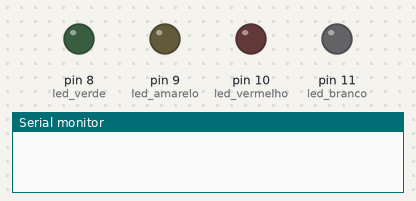
A sketch run on a simulated Arduino Uno, built with avr-gcc and run on an emulated ATmega328P. Shown: output pins drawn as LEDs (lit = HIGH), the last lines printed to the serial monitor.

Above: at 0.5 s.
At 3.5 s:
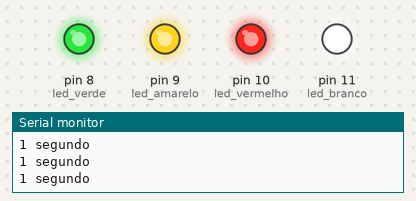
Timing chart, 0 to 4.6 s (numbered marks = the images above):
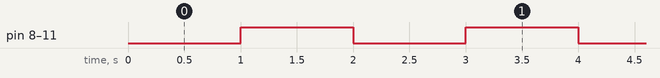

Measured:
- by itself, pin 8 (led_verde), pin 9 (led_amarelo), pin 10 (led_vermelho), pin 11 (led_branco): alternates HIGH for 1.0 s and LOW for 1.0 s

The sketch:

1.millis.led.ino
```cpp
const int led_verde = 8;
const int led_amarelo = 9;
const int led_vermelho = 10;
const int led_branco = 11;
bool estado = 0;
unsigned long tempo_anterior = 0;

void setup() {
  pinMode(led_verde, OUTPUT);
  pinMode(led_amarelo, OUTPUT);
  pinMode(led_vermelho, OUTPUT);
  pinMode(led_branco, OUTPUT);
  Serial.begin(115200);
}

void loop() {
  unsigned long tempo_atual = millis();
  if (tempo_atual - tempo_anterior >= 1000) {
    estado = !estado;
    digitalWrite(led_verde, estado);
    digitalWrite(led_amarelo, estado);
    digitalWrite(led_vermelho, estado);
    digitalWrite(led_branco, estado);
    tempo_anterior = tempo_atual;
    Serial.println("1 segundo");
  }
}
```
